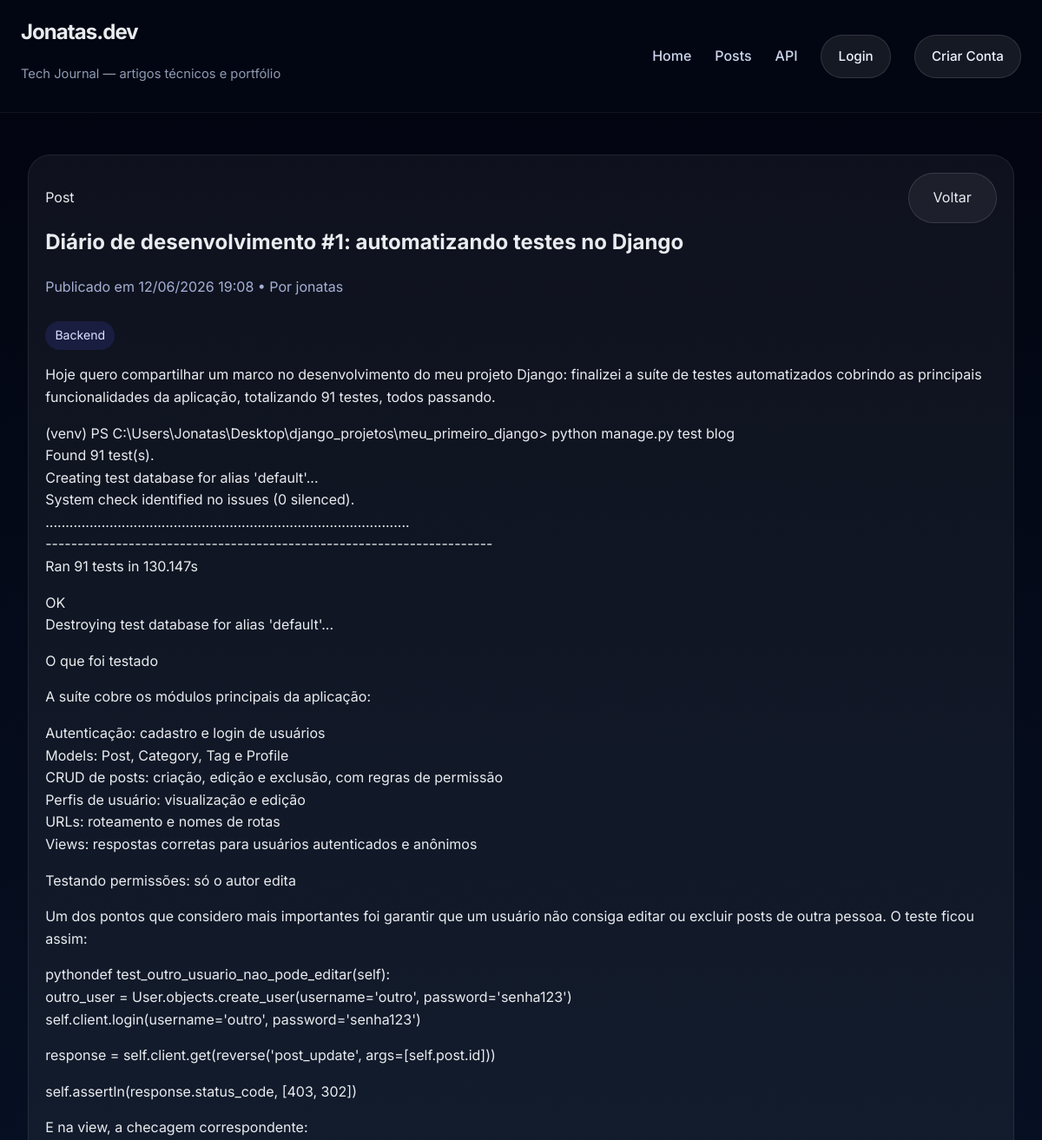
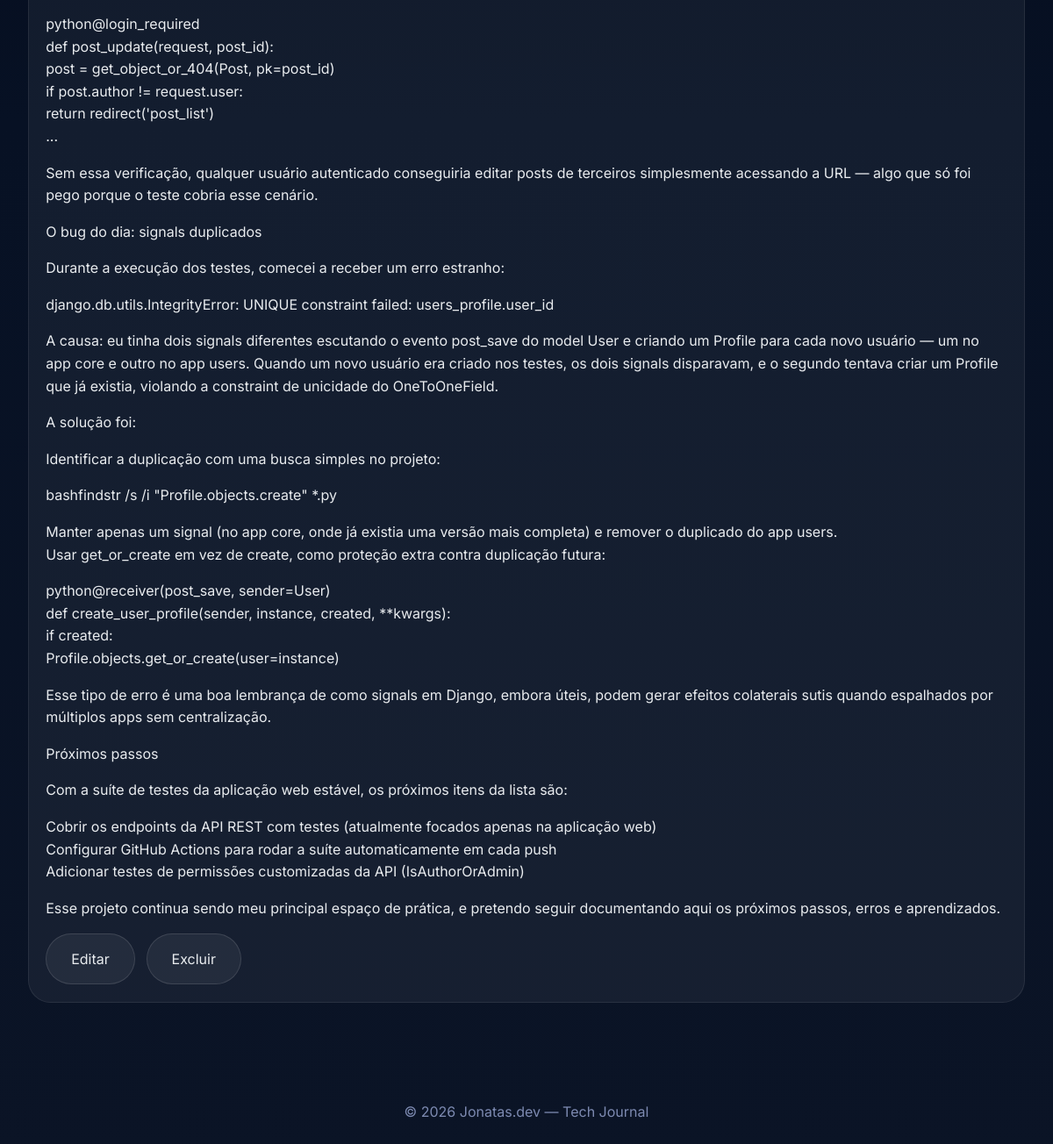
/blog/posts/3/, run on the app's committed database (2 pictures, top to bottom).
### blog/models.py (models this page shows, shortened)
class Post(models.Model):
    title = models.CharField(max_length=200)
    content = models.TextField()
    author = models.ForeignKey(User, on_delete=models.CASCADE)
    category = models.ForeignKey(Category, on_delete=models.SET_NULL, null=True, blank=True)
    tags = models.ManyToManyField(Tag, blank=True)
    created_at = models.DateTimeField(auto_now_add=True)
    updated_at = models.DateTimeField(auto_now=True)

class Category(models.Model):
    name = models.CharField(max_length=100)
    slug = models.SlugField(unique=True)

### blog/views.py (the view)
# urls.py: path('posts/<int:post_id>/', views.post_detail, name='post_detail'),
def post_detail(request, post_id):
    post = get_object_or_404(Post, pk=post_id)
    return render(request, "blog/post_detail.html", {"post": post})

### blog/templates/blog/post_detail.html (shortened to what this page needs)
{% extends "core/base.html" %}
{% load static %}
{% block content %}
<article class="post-card post-detail-card">
    <div class="post-card-header detail-header">
        <div>
            <p class="eyebrow">Post</p>
            <h1>{{ post.title }}</h1>
            <p class="post-meta">Publicado em {{ post.created_at|date:"d/m/Y H:i" }} • Por {{ post.author.username }}</p>
        </div>
        <div class="action-group">
            <a href="{% url 'post_list' %}" class="btn-secondary">Voltar</a>
        </div>
    </div>
    <div class="post-meta-row">
        {% if post.category %}
        <span class="badge">{{ post.category.name }}</span>
        {% endif %}
    </div>
    <div class="post-body">
        {{ post.content|linebreaks }}
    </div>
    <div class="actions action-pill-row">
        <a href="{% url 'post_update' post.id %}" class="btn-secondary">Editar</a>
        <a href="{% url 'post_delete' post.id %}" class="btn-secondary">Excluir</a>
    </div>
</article>
{% endblock %}

### static/css/style.css (style rules this page uses)
* { box-sizing: border-box; }
html { scroll-behavior: smooth; }
body { margin: 0; font-family: 'Inter', system-ui, -apple-system, BlinkMacSystemFont, 'Segoe UI', sans-serif; color: #e9ecef; background: linear-gradient(180deg, #02040f 0%, #071124 55%, #0b1426 100%); line-height: 1.6; }
a { color: inherit; text-decoration: none; }
button, .btn-primary, .btn-secondary { font-family: inherit; }
.btn-primary, .btn-secondary, button { display: inline-flex; align-items: center; justify-content: center; border-radius: 999px; padding: 0.95rem 1.75rem; border: 1px solid transparent; transition: transform 160ms ease, box-shadow 160ms ease, background-color 160ms ease; }
.btn-secondary { background: rgba(255, 255, 255, 0.06); color: #e9ecef; border-color: rgba(255, 255, 255, 0.12); }
.post-card { background: rgba(255, 255, 255, 0.05); border: 1px solid rgba(255, 255, 255, 0.08); border-radius: 1.6rem; padding: 1.2rem; transition: transform 180ms ease, border-color 180ms ease, background-color 180ms ease; }
.post-card-header { display: flex; justify-content: space-between; align-items: flex-start; gap: 1rem; margin-bottom: 0.6rem; }
.post-meta, .preview { color: #a5b0d4; }
.badge { display: inline-flex; align-items: center; padding: 0.35rem 0.7rem; border-radius: 999px; background: rgba(79, 91, 255, 0.15); color: #dbe2ff; font-size: 0.88rem; }
.action-pill-row { display: flex; flex-wrap: wrap; gap: 0.8rem; }

### data on the page
Post: title "Diário de desenvolvimento #1: automatizando testes no Django", created_at "12/06/2026 19:08", author.username "jonatas", category.name "Backend", content "Hoje quero compartilhar um marco no desenvolvimento do meu projeto Django: finalizei a suíte de testes automatizados cobrindo as principais funcionalidades da aplicação, totalizando 91 testes, todos passando. (venv) PS C:\\Users\\Jonatas\\Desktop\\django_projetos\\meu_primeiro_django> python manage.py test blog Found 91 test(s). Creating test database for alias 'default'... System check identified no issues (0 silenced). ........................................................................................... ---------------------------------------------------------------------- Ran 91 tests in 130.147s OK Destroying test database for alias 'default'... O que foi testado A suíte cobre os…"
